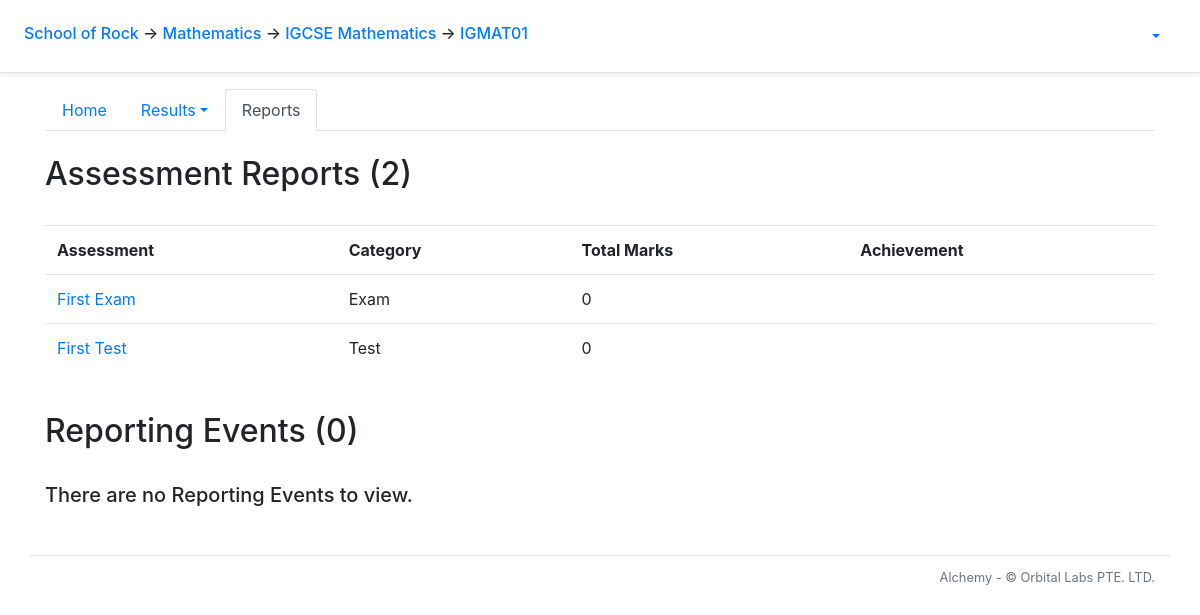
Screenshot of /course/2/clazz/3/view_reports with the database file from the repository.
### alchemy/models.py (models this page shows, shortened)
class School(db.Model):
    __tablename__ = 'school'
    id = db.Column(db.Integer, primary_key=True)
    name = db.Column(db.String(50))
    departments = db.relationship('Department', backref='school')
    snapshots = db.relationship('Snapshot', backref='school')

class Department(db.Model):
    __tablename__ = 'department'
    id = db.Column(db.Integer, primary_key=True)
    name = db.Column(db.String(50))
    school_id = db.Column(db.Integer, db.ForeignKey('school.id'))
    courses = db.relationship('Course', backref='department')

class Course(db.Model):
    __tablename__ = 'course'
    id = db.Column(db.Integer, primary_key=True)
    name = db.Column(db.String(20), nullable=False)
    department_id = db.Column(db.Integer, db.ForeignKey('department.id'))
    questions = db.relationship('Question', backref = 'q_course')
    tags = db.relationship('Tag', backref='tag_course')
    clazzes = db.relationship('Clazz', backref='course')
    papers = db.relationship('Paper', backref='course')
    grade_levels = db.relationship('GradeLevel', backref='grade_levels')
    assessment_categories = db.relationship('AssessmentCategory', backref='assessment_categories')
    checkpoints = db.relationship('Checkpoint', backref='course')

class Clazz(db.Model):
    __tablename__ = 'clazz'
    id = db.Column(db.Integer, primary_key=True)
    code = db.Column(db.String(20), nullable=False)
    course_id = db.Column(db.Integer, db.ForeignKey('course.id'))
    students = db.relationship('Student', secondary=clazzes_students, back_populates='clazzes',
        order_by='Student.id')

class Paper(db.Model):
    __tablename__ = 'paper'
    id = db.Column(db.Integer, primary_key=True)
    title = db.Column(db.String(50), nullable=False)
    scores = db.relationship('Score', backref='paper')
    paper_questions = db.relationship('PaperQuestion',
            order_by='PaperQuestion.order_number',
            collection_class=ordering_list('order_number', count_from=1))
    course_id = db.Column(db.Integer, db.ForeignKey('course.id'))
    category_id = db.Column(db.Integer, db.ForeignKey('assessment_category.id'), nullable=False)
    category = db.relationship('AssessmentCategory', back_populates='papers')
    checkpoints = db.relationship('Checkpoint', secondary=checkpoints_papers, back_populates='papers')
    @sqlalchemy.orm.reconstructor
    def __paper_construct__(self):
        self.build_profile()
    def build_profile(self):
        self.profile = paper_profile.PaperProfile()
        self.profile.total_questions = len(self.paper_questions)
        tag_list = []
        if self.profile.total_mc_questions > 0:
            self.profile.has_mc_questions = True
        if self.profile.total_points != 0:
            self.profile.mcq_points_norm_ratio = round(self.profile.total_mc_points/self.profile.total_points*100, 1)
            self.profile.oaq_points_norm_ratio = round(self.profile.total_oa_points/self.profile.total_points*100, 1)
        for tag in tag_list:
            new_tag_profile = paper_profile.build_tag_profile(self, tag)
            new_tag_profile.calculate_q_percentage(self.profile)
            new_tag_profile.calculate_p_percentage(self.profile)
            self.profile.tag_profile_list.append(new_tag_profile)

class AssessmentCategory(db.Model):
    __tablename__ = 'assessment_category'
    id = db.Column(db.Integer, primary_key=True)
    name = db.Column(db.String())
    weight = db.Column(db.Float)
    course_id = db.Column(db.Integer, db.ForeignKey('course.id'), nullable=False)
    papers = db.relationship('Paper', back_populates='category')

### alchemy/views/clazz.py (the view)
@bp_clazz.route('view_reports')
@auth_manager.require_group
def view_reports():
    return flask.render_template('course/clazz/view_reports.html')

### alchemy/auth_manager.py (called while the page is built)
def auth_enabled():
    return False

def require_group(func):
    @functools.wraps(func)
    def deco(*args, **kwargs):
        if not auth_enabled():
            g.current_user = None
        elif flask_jwt_extended.verify_jwt_in_request(optional=True):
            g.current_user = flask_jwt_extended.get_current_user()
        else:
            flask.abort(401)
        return func(*args, **kwargs)
    return deco

### alchemy/views/clazz.py (called while the page is built)
@bp_clazz.url_value_preprocessor
def url_value_preprocessor(endpoint, values):
    g.clazz = models.Clazz.query.get_or_404(values.pop('clazz_id'))
    g.student_paper_report_sections_string = 'OverviewSection,AdjacentGradesSection,ClazzSummarySection,CohortSummarySection,HighlightsSection,TagDetailsSection,QuestionDetailsSection'
    g.clazz_paper_report_sections_string = 'OverviewSection,OverviewPlotSection,OverviewDetailsSection,GradeOverviewSection,TagOverviewSection,QuestionOverviewSection,TagDetailsSection,QuestionDetailsSection'
    g.clazz_checkpoint_report_sections_string = 'OverviewSection,GradeOverviewSection,OverviewDetailsSection,TagOverviewSection'

@bp_clazz.url_defaults
def url_defaults(endpoint, values):
    if 'clazz_id' not in values:
        values['clazz_id'] = g.clazz.id

@bp_clazz.before_request
def before_request():
    g.html_title = f'Class - {g.clazz.code}'

### alchemy/views/course.py (called while the page is built)
@bp_course.url_value_preprocessor
def url_value_preprocessor(endpoint, values):
    g.course = models.Course.query.get_or_404(values.pop('course_id'))
    g.department = models.Department.query.get_or_404(g.course.department_id)
    g.school = models.School.query.get_or_404(g.department.school_id)

@bp_course.url_defaults
def url_defaults(endpoint, values):
    if 'course_id' not in values:
        values['course_id'] = g.course.id

@bp_course.before_request
def before_request():
    if 'html_title' not in g:
        g.html_title = f'Course - {g.course.name}'

### alchemy/views/department.py (called while the page is built)
@bp_department.url_defaults
def bp_department_url_defaults(endpoint, values):
    if 'department_id' not in values:
        values['department_id'] = g.department.id

### alchemy/views/paper.py (called while the page is built)
@bp_paper.url_defaults
def url_defaults(endpoint, values):
    if 'paper_id' not in values:
        values['paper_id'] = g.paper.id if 'paper' in g else 0

### alchemy/views/school.py (called while the page is built)
@bp_school.url_defaults
def bp_school_url_defaults(endpoint, values):
    if 'school_id' not in values:
        values['school_id'] = g.school.id

### alchemy/templates/course/clazz/view_reports.html (shortened to what this page needs)
{% extends "course/clazz/layout.html" %}
{% block clazz_tab_content %}
<h2>Assessment Reports ({{ g.course.papers | length }})</h2>
<br>
<table class="table table-hover">
  <tr>
    <th>Assessment</th>
    <th>Category</th>
    <th>Total Marks</th>
    <th>Achievement</th>
  </tr>
  {% for paper in g.course.papers %}
    <tr>
      <td><a href="{{ url_for('course.paper.index', paper_id = paper.id)}}">{{ paper.title }}</a></td>
      <td>{{ paper.category.name }}</td>
      <td>{{ paper.profile.total_points }}</td>
      <td>
      </td>
    </tr>
  {% endfor %}
</table>
<br>
<h2>Reporting Events ({{ g.school.snapshots | length }})</h2>
<br>
{% if g.school.snapshots %}
  <table class="table table-hover">
    <tr>
      <th>Event</th>
      <th>Achievement</th>
    </tr>
    {% for checkpoint in g.clazz.course.checkpoints %}
      <tr>
        <td>{{ checkpoint.snapshot.name }}</td>
        <td>
          {% if not checkpoint.snapshot.is_published %}
            <a class="btn btn-danger btn-sm disabled">Not Yet Published</a>
          {% else %}
            <a class="btn btn-success btn-sm" target="_blank" href="{{ url_for('course.clazz.checkpoint_report', checkpoint_id = checkpoint.id, clazz_id = g.clazz.id, section_selection_string_get = g.clazz_checkpoint_report_sections_string ) }}">View Class Report</a>
          {% endif %}
        </td>
      </tr>
    {% endfor %}
  </table>
{% else %}
  <h5 color='red'>There are no Reporting Events to view.</h5>
{% endif %}
{% endblock clazz_tab_content %}

### alchemy/templates/layout_start.html (shortened to what this page needs)
<!doctype html>
<html lang="en">
  <head>
      <link rel="stylesheet" href="https://stackpath.bootstrapcdn.com/bootstrap/4.5.0/css/bootstrap.min.css">
      <link rel="stylesheet" type="text/css" href="{{ url_for('static', filename='card-body.css') }}">
    </head>
    <body>
      <div class="p-3 px-md-4 mb-3 bg-white border-bottom shadow-sm">
        <div class="row justify-content-md-center">
          <div class="col d-flex align-items-baseline">
            <h6 class="mt-2 mr-3">
              {% if g.school %}
                <a href = "{{ url_for('school.index', school_id = g.school.id)}}">{{ g.school.name }}</a>
              {% else %}
                <b style="text-align: center;">Welcome to...</b>
              {% endif %}
              {% if g.department %}
                <span>&#8594;</span><a href = "{{ url_for('department.index', department_id = g.department.id) }}"> {{ g.department.name }}</a>
              {% endif %}
              {% if g.course %}
                <span>&#8594;</span><a href = "{{ url_for('course.index', course_id = g.course.id) }}"> {{ g.course.name }}</a>
              {% endif %}
              {% if g.clazz %}
                <span>&#8594;</span><a href = "{{ url_for('course.clazz.index', clazz_id = g.clazz.id) }}"> {{ g.clazz.code }}</a>
              {% endif %}
            </h6>
          </div>
          <div class="col-md-auto d-flex align-items-baseline">
            {% if 'current_user' in g %}
            <ul class="nav nav-pills">
              <li class="nav-item dropdown">
                <a class="nav-link dropdown-toggle" data-toggle="dropdown" href="#" role="button" aria-haspopup="true" aria-expanded="false">{{ g.current_user.username }}</a>
              </li>
            </ul>
            {% endif %}
          </div>
        </div>
      </div>

### rows the page displays
School: school.name "School of Rock"
Department: department.name "Mathematics"
Course: course.name "IGCSE Mathematics"
Clazz: clazz.code "IGMAT01"
Paper: title "First Exam", category.name "Exam", profile.total_points "0"
Paper: title "First Test", category.name "Test", profile.total_points "0"

### other values shown
{{ g.course.papers | length }} "2"
{{ g.school.snapshots | length }} "0"
